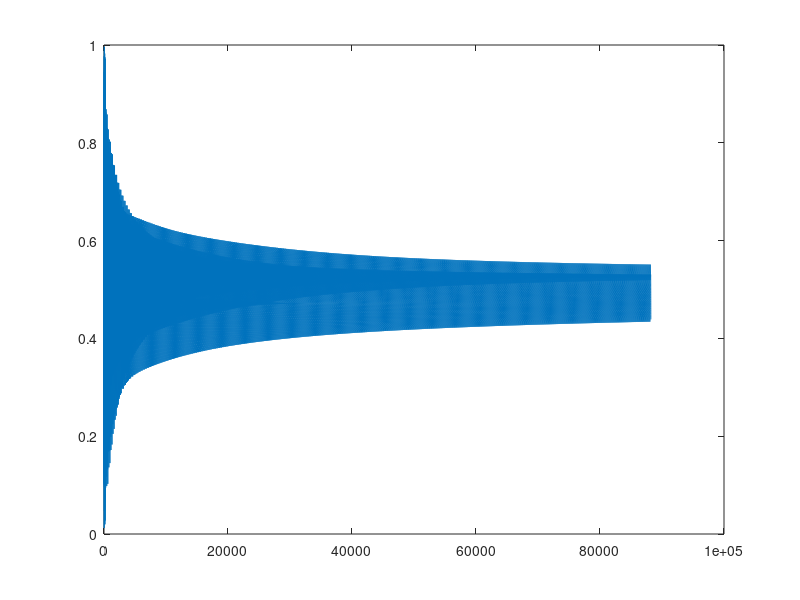

MATLAB code to generate this figure:
clc;
clear;
f = 261;
length = 2
fs=44100;
%f=220;
N=fix(fs/f);

X=zeros(1,length*fs);

%loop filter
%        z^-N               
cx=[zeros(1,N) 1];

%       1 - H(z)z^-N
cy=[1 zeros(1,N-1) -.5 -.5];

Zi = rand(1, max(   max(size(cx)) ,  max(size(cy)) ) -1);

Y=filter(cx,cy,X,Zi);
plot(Y);
sound(Y,44100);
